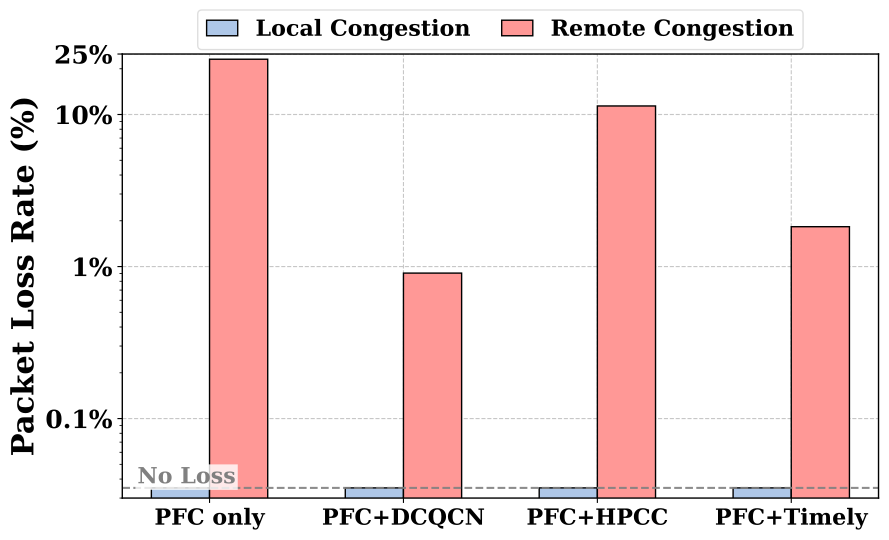

This chart was generated by the following Python code:
#!/usr/bin/env python3

from matplotlib import pyplot as plt
from matplotlib.ticker import FuncFormatter

from plot_style import (
    AXIS_LABEL_FONT,
    FIGSIZE,
    NOTE_FONT,
    add_legend,
    draw_grouped_bars,
    save_figure,
    style_category_axis,
)

filename = "shallow_loss"

# Values are packet loss rates in percent. Order: PFC only, PFC+DCQCN, PFC+HPCC, PFC+Timely.
source_values = [0.00035 * 100, 0.00035 * 100, 0.00035 * 100, 0.00035 * 100]
remote_values = [23.094730, 0.905427, 11.387189, 1.828060]


def main():
    fig, ax = plt.subplots(figsize=FIGSIZE)
    handles = draw_grouped_bars(ax, source_values, remote_values)

    ax.set_ylabel("Packet Loss Rate (%)", fontproperties=AXIS_LABEL_FONT)
    ax.set_yscale("log")
    ax.set_ylim(0.03, 25)
    ax.set_yticks([0.1, 1, 10, 25])
    ax.yaxis.set_major_formatter(FuncFormatter(lambda y, _: f"{y:g}%"))
    ax.axhline(y=0.035, color="gray", linestyle="--", linewidth=1.5, alpha=0.9)
    ax.text(
        0.02,
        0.035,
        "No Loss",
        transform=ax.get_yaxis_transform(),
        ha="left",
        va="bottom",
        fontproperties=NOTE_FONT,
        color="gray",
        bbox=dict(facecolor="white", edgecolor="none", alpha=0.8, pad=1.5),
    )

    style_category_axis(ax)
    add_legend(ax, handles)
    save_figure(fig, filename)


if __name__ == "__main__":
    main()
